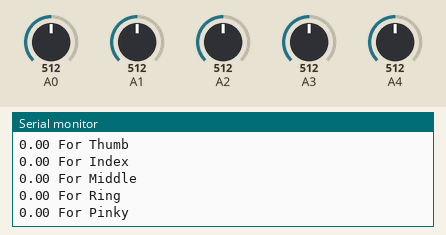
Bench run of a sketch on a simulated Arduino Uno, built with avr-gcc and run on an emulated ATmega328P. Shown: the last lines printed to the serial monitor. Inputs (shaded band) come from the test bench; at power-on: A4 = 512, A0 = 512, A1 = 512, A2 = 512, A3 = 512.

Above: at 1.2 s.
1.3 s: A4 set to 856
2.8 s: A4 set to 875
At 3.85 s:
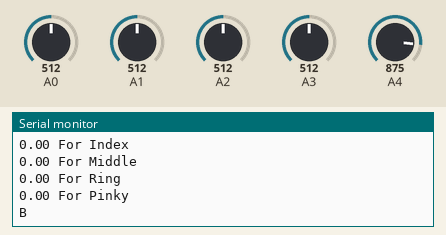
5.6 s: A0 set to 840
7.1 s: A0 set to 853
At 8.1 s:
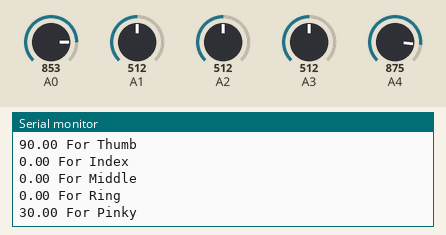
11.0 s: A1 set to 842
12.5 s: A1 set to 853
At 13.5 s:
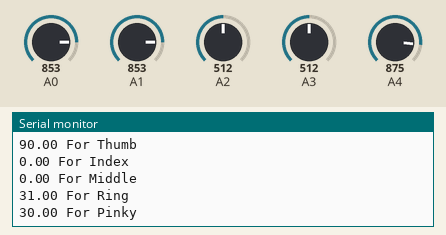
Timing chart, 0 to 15.5 s (numbered marks = the images above; inputs shaded):
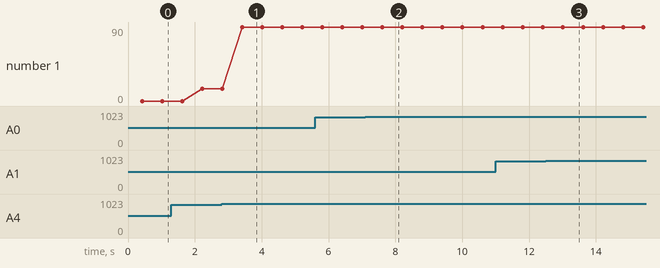

Measured:
- the behaviour switches between 864 and 865 on A4 (found by bisection; images 0 and 1)
- the behaviour switches between 852 and 853 on A0 (found by bisection; images 1 and 2)
- after the input at 2.8 s, the serial monitor: prints a new line after 0.61 s (image 1)
- after the input at 7.1 s, the serial monitor: prints a new line after 0.57 s (image 2)
- after the input at 12.5 s, the serial monitor: prints a new line after 0.56 s (image 3)
- plotted number 1: 0 → 15 after the input at 1.3 s, 15 → 90 after the input at 2.8 s

The sketch:

Sign_to_Text_Converter.ino
```cpp
#include <SoftwareSerial.h>
SoftwareSerial mySerial(4,5);
//variable initializtion
int sensormin1;
int sensormin2;
int sensormin3;
int sensormin4;
int sensormin5;

int sensormax1;
int sensormax2;
int sensormax3;
int sensormax4;
int sensormax5;
void setup()
{
mySerial.begin(9600);
Serial.begin(9600);

Serial.println("Calibrating...");
// calibrating the sensors to suit the ones in that particular device
sensormin1 = 853;
sensormin2 = 850;
sensormin3 = 857;
sensormin4 = 846;
sensormin5 = 847;
//int sensorminx = lowercalib(Ax)
//int sensormaxx = highercalib()
sensormax1 = 870;
sensormax2 = 869;
sensormax3 = 870;
sensormax4 = 866;
sensormax5 = 865;


}


void loop()
{
float flexADC1t[20];
float flexADC2t[20];
float flexADC3t[20];
float flexADC4t[20];
float flexADC5t[20];
float temp1=0;
float temp2=0;
float temp3=0;
float temp4=0;
float temp5=0;
for(int x=0; x<20;x++)
{
flexADC1t[x] = analogRead(A4);
flexADC2t[x] = analogRead(A3);
flexADC3t[x] = analogRead(A2);
flexADC4t[x] = analogRead(A1);
flexADC5t[x] = analogRead(A0);
delay(20);
}
for(int x=0; x<20; x++)
{
temp1=temp1+flexADC1t[x];
temp2=temp2+flexADC2t[x];
temp3=temp3+flexADC3t[x];
temp4=temp4+flexADC4t[x];
temp5=temp5+flexADC5t[x];
}
float flexADC1=temp1/20;
float flexADC2=temp2/20;
float flexADC3=temp3/20;
float flexADC4=temp4/20;
float flexADC5=temp5/20;

float angle1= map(flexADC1, sensormin1, sensormax1, 0, 90);
float angle2= map(flexADC2, sensormin2, sensormax2, 0, 90);
float angle3= map(flexADC3, sensormin3, sensormax3, 0, 90);
float angle4= map(flexADC4, sensormin4, sensormax4, 0, 90);
float angle5= map(flexADC5, sensormin5, sensormax5, 0, 90);

angle1=constrain(angle1,0,90);
angle2=constrain(angle2,0,90);
angle3=constrain(angle3,0,90);
angle4=constrain(angle4,0,90);
angle5=constrain(angle5,0,90);

Serial.println("Angle Data:");
Serial.println(String(angle1)+" For Thumb");
Serial.println(String(angle2)+" For Index");
Serial.println(String(angle3)+" For Middle");
Serial.println(String(angle4)+" For Ring");
Serial.println(String(angle5)+" For Pinky");
Serial.println("\n");

mySerial.println("Angle Data:");
mySerial.println(String(angle1)+" For Thumb");
mySerial.println(String(angle2)+" For Index");
mySerial.println(String(angle3)+" For Middle");
mySerial.println(String(angle4)+" For Ring");
mySerial.println(String(angle5)+" For Pinky");
mySerial.println("\n");

delay(50);

if(angle1<30&&angle2>60&&angle3>60&&angle4>60&&angle5>60)
Serial.println('A');
if(angle1>60&&angle2<30&&angle3<30&&angle4<30&&angle5<30)
Serial.println('B');
if(angle1>60&&angle2>60&&angle3<30&&angle4<30&&angle5<30)
Serial.println('F');
if(angle1<30&&angle2<30&&angle3<30&&angle4>60&&angle5>60)
Serial.println('H');
if(angle1>60&&angle2>60&&angle3>60&&angle4>60&&angle5<30)
Serial.println('I');
if(angle1<30&&angle2<30&&angle3>60&&angle4>60&&angle5>60)
Serial.println('L');
if(angle1>60&&angle2<30&&angle3<30&&angle4>60&&angle5>60)
Serial.println('V');
if(angle1>60&&angle2<30&&angle3<30&&angle4<30&&angle5>60)
Serial.println('W');
if(angle1<30&&angle2>60&&angle3>60&&angle4>60&&angle5<30)
Serial.println('y');
}


int lowercalib(int pin)
{
  int val = analogRead(pin);
  return val;
}

int highercalib()
{
Serial.println("Bend in 20");
delay(20000);
int val1 = analogRead(A4);
Serial.println("Bend in 20");
delay(20000);
int val2 = analogRead(A3);
Serial.println("Bend in 20");
delay(20000);
int val3 = analogRead(A2);
Serial.println("Bend in 20");
delay(20000);
int val4 = analogRead(A1);
Serial.println("Bend in 20");
delay(20000);
int val20 = analogRead(A0);
}
```
